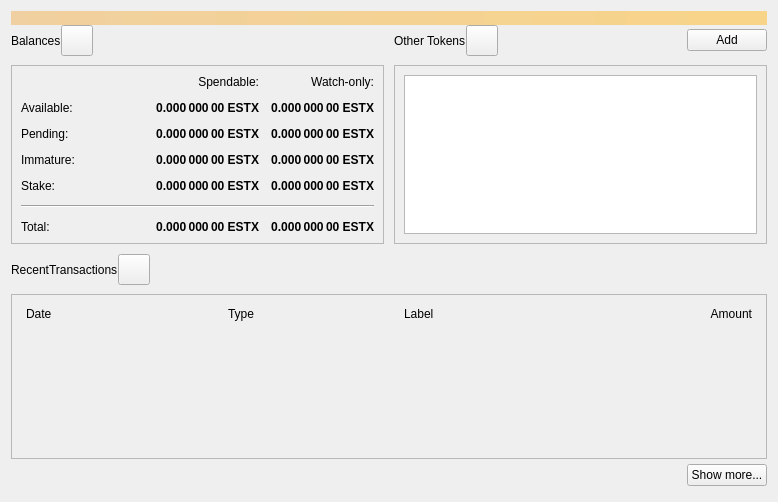
<?xml version="1.0" encoding="UTF-8"?>
<ui version="4.0">
 <class>OverviewPage</class>
 <widget class="QWidget" name="OverviewPage">
  <property name="geometry">
   <rect>
    <x>0</x>
    <y>0</y>
    <width>778</width>
    <height>502</height>
   </rect>
  </property>
  <property name="windowTitle">
   <string>Form</string>
  </property>
  <layout class="QVBoxLayout" name="topLayout">
   <property name="spacing">
    <number>0</number>
   </property>
   <item>
    <widget class="QLabel" name="labelAlerts">
     <property name="visible">
      <bool>false</bool>
     </property>
     <property name="styleSheet">
      <string notr="true">QLabel { background-color: qlineargradient(x1: 0, y1: 0, x2: 1, y2: 0, stop:0 #F0D0A0, stop:1 #F8D488); color:#000000; }</string>
     </property>
     <property name="wordWrap">
      <bool>true</bool>
     </property>
     <property name="margin">
      <number>3</number>
     </property>
     <property name="textInteractionFlags">
      <set>Qt::TextSelectableByMouse</set>
     </property>
    </widget>
   </item>
   <item>
    <layout class="QGridLayout" name="gridLayout_2">
     <item row="0" column="2">
      <layout class="QHBoxLayout" name="horizontalLayout_4">
       <property name="bottomMargin">
        <number>9</number>
       </property>
       <item>
        <widget class="QLabel" name="labelTokens">
         <property name="text">
          <string>Other Tokens</string>
         </property>
        </widget>
       </item>
       <item>
        <widget class="QToolButton" name="labelTokenStatus">
         <property name="toolTip">
          <string>The displayed information may be out of date. Your wallet automatically synchronizes with the Estx network after a connection is established, but this process has not completed yet.</string>
         </property>
         <property name="text">
          <string/>
         </property>
         <property name="iconSize">
          <size>
           <width>24</width>
           <height>24</height>
          </size>
         </property>
         <property name="flat" stdset="0">
          <bool>false</bool>
         </property>
        </widget>
       </item>
       <item>
        <spacer name="horizontalSpacer_7">
         <property name="orientation">
          <enum>Qt::Horizontal</enum>
         </property>
         <property name="sizeHint" stdset="0">
          <size>
           <width>40</width>
           <height>20</height>
          </size>
         </property>
        </spacer>
       </item>
       <item>
        <widget class="QPushButton" name="buttonAddToken">
         <property name="text">
          <string>Add</string>
         </property>
        </widget>
       </item>
      </layout>
     </item>
     <item row="1" column="2">
      <widget class="QFrame" name="frameOtherTokens">
       <property name="minimumSize">
        <size>
         <width>0</width>
         <height>100</height>
        </size>
       </property>
       <property name="frameShape">
        <enum>QFrame::StyledPanel</enum>
       </property>
       <property name="frameShadow">
        <enum>QFrame::Raised</enum>
       </property>
       <layout class="QVBoxLayout" name="verticalLayout_10">
        <item>
         <widget class="QListView" name="listTokens">
          <property name="enabled">
           <bool>true</bool>
          </property>
         </widget>
        </item>
       </layout>
      </widget>
     </item>
     <item row="1" column="0">
      <widget class="QFrame" name="frameBalances">
       <property name="frameShape">
        <enum>QFrame::StyledPanel</enum>
       </property>
       <property name="frameShadow">
        <enum>QFrame::Raised</enum>
       </property>
       <layout class="QVBoxLayout" name="verticalLayout_4">
        <item>
         <layout class="QGridLayout" name="gridLayout">
          <property name="spacing">
           <number>12</number>
          </property>
          <item row="2" column="3">
           <widget class="QLabel" name="labelWatchPending">
            <property name="font">
             <font>
              <weight>75</weight>
              <bold>true</bold>
             </font>
            </property>
            <property name="cursor">
             <cursorShape>IBeamCursor</cursorShape>
            </property>
            <property name="toolTip">
             <string>Unconfirmed transactions to watch-only addresses</string>
            </property>
            <property name="text">
             <string notr="true">0.000 000 00 ESTX</string>
            </property>
            <property name="alignment">
             <set>Qt::AlignRight|Qt::AlignTrailing|Qt::AlignVCenter</set>
            </property>
            <property name="textInteractionFlags">
             <set>Qt::LinksAccessibleByMouse|Qt::TextSelectableByKeyboard|Qt::TextSelectableByMouse</set>
            </property>
           </widget>
          </item>
          <item row="2" column="2">
           <widget class="QLabel" name="labelUnconfirmed">
            <property name="font">
             <font>
              <weight>75</weight>
              <bold>true</bold>
             </font>
            </property>
            <property name="cursor">
             <cursorShape>IBeamCursor</cursorShape>
            </property>
            <property name="toolTip">
             <string>Total of transactions that have yet to be confirmed, and do not yet count toward the spendable balance</string>
            </property>
            <property name="text">
             <string notr="true">0.000 000 00 ESTX</string>
            </property>
            <property name="alignment">
             <set>Qt::AlignRight|Qt::AlignTrailing|Qt::AlignVCenter</set>
            </property>
            <property name="textInteractionFlags">
             <set>Qt::LinksAccessibleByMouse|Qt::TextSelectableByKeyboard|Qt::TextSelectableByMouse</set>
            </property>
           </widget>
          </item>
          <item row="3" column="2">
           <widget class="QLabel" name="labelImmature">
            <property name="font">
             <font>
              <weight>75</weight>
              <bold>true</bold>
             </font>
            </property>
            <property name="cursor">
             <cursorShape>IBeamCursor</cursorShape>
            </property>
            <property name="toolTip">
             <string>Mined balance that has not yet matured</string>
            </property>
            <property name="text">
             <string notr="true">0.000 000 00 ESTX</string>
            </property>
            <property name="alignment">
             <set>Qt::AlignRight|Qt::AlignTrailing|Qt::AlignVCenter</set>
            </property>
            <property name="textInteractionFlags">
             <set>Qt::LinksAccessibleByMouse|Qt::TextSelectableByKeyboard|Qt::TextSelectableByMouse</set>
            </property>
           </widget>
          </item>
          <item row="3" column="0">
           <widget class="QLabel" name="labelImmatureText">
            <property name="text">
             <string>Immature:</string>
            </property>
           </widget>
          </item>
          <item row="0" column="3">
           <widget class="QLabel" name="labelWatchonly">
            <property name="text">
             <string>Watch-only:</string>
            </property>
            <property name="alignment">
             <set>Qt::AlignRight|Qt::AlignTrailing|Qt::AlignVCenter</set>
            </property>
           </widget>
          </item>
          <item row="1" column="0">
           <widget class="QLabel" name="labelBalanceText">
            <property name="text">
             <string>Available:</string>
            </property>
           </widget>
          </item>
          <item row="1" column="2">
           <widget class="QLabel" name="labelBalance">
            <property name="font">
             <font>
              <weight>75</weight>
              <bold>true</bold>
             </font>
            </property>
            <property name="cursor">
             <cursorShape>IBeamCursor</cursorShape>
            </property>
            <property name="toolTip">
             <string>Your current spendable balance</string>
            </property>
            <property name="text">
             <string notr="true">0.000 000 00 ESTX</string>
            </property>
            <property name="alignment">
             <set>Qt::AlignRight|Qt::AlignTrailing|Qt::AlignVCenter</set>
            </property>
            <property name="textInteractionFlags">
             <set>Qt::LinksAccessibleByMouse|Qt::TextSelectableByKeyboard|Qt::TextSelectableByMouse</set>
            </property>
           </widget>
          </item>
          <item row="1" column="3">
           <widget class="QLabel" name="labelWatchAvailable">
            <property name="font">
             <font>
              <weight>75</weight>
              <bold>true</bold>
             </font>
            </property>
            <property name="cursor">
             <cursorShape>IBeamCursor</cursorShape>
            </property>
            <property name="toolTip">
             <string>Your current balance in watch-only addresses</string>
            </property>
            <property name="text">
             <string notr="true">0.000 000 00 ESTX</string>
            </property>
            <property name="alignment">
             <set>Qt::AlignRight|Qt::AlignTrailing|Qt::AlignVCenter</set>
            </property>
            <property name="textInteractionFlags">
             <set>Qt::LinksAccessibleByMouse|Qt::TextSelectableByKeyboard|Qt::TextSelectableByMouse</set>
            </property>
           </widget>
          </item>
          <item row="2" column="0">
           <widget class="QLabel" name="labelPendingText">
            <property name="text">
             <string>Pending:</string>
            </property>
           </widget>
          </item>
          <item row="0" column="2">
           <widget class="QLabel" name="labelSpendable">
            <property name="text">
             <string>Spendable:</string>
            </property>
            <property name="alignment">
             <set>Qt::AlignRight|Qt::AlignTrailing|Qt::AlignVCenter</set>
            </property>
           </widget>
          </item>
          <item row="4" column="0">
           <widget class="QLabel" name="labelStakeText">
            <property name="text">
             <string>Stake:</string>
            </property>
           </widget>
          </item>
          <item row="4" column="2">
           <widget class="QLabel" name="labelStake">
            <property name="font">
             <font>
              <weight>75</weight>
              <bold>true</bold>
             </font>
            </property>
            <property name="text">
             <string>0.000 000 00 ESTX</string>
            </property>
            <property name="alignment">
             <set>Qt::AlignRight|Qt::AlignTrailing|Qt::AlignVCenter</set>
            </property>
            <property name="textInteractionFlags">
             <set>Qt::LinksAccessibleByMouse|Qt::TextSelectableByKeyboard|Qt::TextSelectableByMouse</set>
            </property>
           </widget>
          </item>
          <item row="4" column="3">
           <widget class="QLabel" name="labelWatchStake">
            <property name="font">
             <font>
              <weight>75</weight>
              <bold>true</bold>
             </font>
            </property>
            <property name="text">
             <string>0.000 000 00 ESTX</string>
            </property>
            <property name="alignment">
             <set>Qt::AlignRight|Qt::AlignTrailing|Qt::AlignVCenter</set>
            </property>
            <property name="textInteractionFlags">
             <set>Qt::LinksAccessibleByMouse|Qt::TextSelectableByKeyboard|Qt::TextSelectableByMouse</set>
            </property>
           </widget>
          </item>
          <item row="3" column="3">
           <widget class="QLabel" name="labelWatchImmature">
            <property name="font">
             <font>
              <weight>75</weight>
              <bold>true</bold>
             </font>
            </property>
            <property name="cursor">
             <cursorShape>IBeamCursor</cursorShape>
            </property>
            <property name="toolTip">
             <string>Mined balance in watch-only addresses that has not yet matured</string>
            </property>
            <property name="text">
             <string notr="true">0.000 000 00 ESTX</string>
            </property>
            <property name="alignment">
             <set>Qt::AlignRight|Qt::AlignTrailing|Qt::AlignVCenter</set>
            </property>
            <property name="textInteractionFlags">
             <set>Qt::LinksAccessibleByMouse|Qt::TextSelectableByKeyboard|Qt::TextSelectableByMouse</set>
            </property>
           </widget>
          </item>
          <item row="7" column="3">
           <widget class="QLabel" name="labelWatchTotal">
            <property name="font">
             <font>
              <weight>75</weight>
              <bold>true</bold>
             </font>
            </property>
            <property name="cursor">
             <cursorShape>IBeamCursor</cursorShape>
            </property>
            <property name="toolTip">
             <string>Current total balance in watch-only addresses</string>
            </property>
            <property name="text">
             <string notr="true">0.000 000 00 ESTX</string>
            </property>
            <property name="alignment">
             <set>Qt::AlignRight|Qt::AlignTrailing|Qt::AlignVCenter</set>
            </property>
            <property name="textInteractionFlags">
             <set>Qt::LinksAccessibleByMouse|Qt::TextSelectableByKeyboard|Qt::TextSelectableByMouse</set>
            </property>
           </widget>
          </item>
          <item row="5" column="0" colspan="4">
           <spacer name="verticalSpacer">
            <property name="orientation">
             <enum>Qt::Vertical</enum>
            </property>
            <property name="sizeHint" stdset="0">
             <size>
              <width>20</width>
              <height>40</height>
             </size>
            </property>
           </spacer>
          </item>
          <item row="7" column="2">
           <widget class="QLabel" name="labelTotal">
            <property name="font">
             <font>
              <weight>75</weight>
              <bold>true</bold>
             </font>
            </property>
            <property name="cursor">
             <cursorShape>IBeamCursor</cursorShape>
            </property>
            <property name="toolTip">
             <string>Your current total balance</string>
            </property>
            <property name="text">
             <string notr="true">0.000 000 00 ESTX</string>
            </property>
            <property name="alignment">
             <set>Qt::AlignRight|Qt::AlignTrailing|Qt::AlignVCenter</set>
            </property>
            <property name="textInteractionFlags">
             <set>Qt::LinksAccessibleByMouse|Qt::TextSelectableByKeyboard|Qt::TextSelectableByMouse</set>
            </property>
           </widget>
          </item>
          <item row="0" column="1" rowspan="5">
           <spacer name="horizontalSpacer_5">
            <property name="orientation">
             <enum>Qt::Horizontal</enum>
            </property>
            <property name="sizeHint" stdset="0">
             <size>
              <width>40</width>
              <height>20</height>
             </size>
            </property>
           </spacer>
          </item>
          <item row="7" column="0">
           <widget class="QLabel" name="labelTotalText">
            <property name="text">
             <string>Total:        </string>
            </property>
           </widget>
          </item>
          <item row="6" column="0" colspan="4">
           <widget class="Line" name="hLine">
            <property name="orientation">
             <enum>Qt::Horizontal</enum>
            </property>
           </widget>
          </item>
         </layout>
        </item>
       </layout>
      </widget>
     </item>
     <item row="0" column="0">
      <layout class="QHBoxLayout" name="horizontalLayout_2">
       <property name="bottomMargin">
        <number>9</number>
       </property>
       <item>
        <widget class="QLabel" name="labelBalances">
         <property name="text">
          <string>Balances</string>
         </property>
        </widget>
       </item>
       <item>
        <widget class="QToolButton" name="labelWalletStatus">
         <property name="enabled">
          <bool>true</bool>
         </property>
         <property name="toolTip">
          <string>The displayed information may be out of date. Your wallet automatically synchronizes with the Estx network after a connection is established, but this process has not completed yet.</string>
         </property>
         <property name="text">
          <string/>
         </property>
         <property name="icon">
          <iconset>
           <normaloff>:/icons/warning</normaloff>
           <disabledoff>:/icons/warning</disabledoff>:/icons/warning</iconset>
         </property>
         <property name="iconSize">
          <size>
           <width>24</width>
           <height>24</height>
          </size>
         </property>
         <property name="flat" stdset="0">
          <bool>false</bool>
         </property>
        </widget>
       </item>
       <item>
        <spacer name="horizontalSpacer">
         <property name="orientation">
          <enum>Qt::Horizontal</enum>
         </property>
         <property name="sizeHint" stdset="0">
          <size>
           <width>40</width>
           <height>20</height>
          </size>
         </property>
        </spacer>
       </item>
      </layout>
     </item>
     <item row="0" column="1" rowspan="2">
      <spacer name="horizontalSpacer_4">
       <property name="orientation">
        <enum>Qt::Horizontal</enum>
       </property>
       <property name="sizeType">
        <enum>QSizePolicy::Fixed</enum>
       </property>
       <property name="sizeHint" stdset="0">
        <size>
         <width>10</width>
         <height>20</height>
        </size>
       </property>
      </spacer>
     </item>
    </layout>
   </item>
   <item>
    <spacer name="verticalSpacer_4">
     <property name="orientation">
      <enum>Qt::Vertical</enum>
     </property>
     <property name="sizeType">
      <enum>QSizePolicy::Fixed</enum>
     </property>
     <property name="sizeHint" stdset="0">
      <size>
       <width>20</width>
       <height>10</height>
      </size>
     </property>
    </spacer>
   </item>
   <item>
    <layout class="QHBoxLayout" name="horizontalLayout_6">
     <property name="bottomMargin">
      <number>9</number>
     </property>
     <item>
      <widget class="QLabel" name="labelRecentTransactions">
       <property name="text">
        <string>RecentTransactions</string>
       </property>
      </widget>
     </item>
     <item>
      <widget class="QToolButton" name="labelTransactionsStatus">
       <property name="enabled">
        <bool>true</bool>
       </property>
       <property name="toolTip">
        <string>The displayed information may be out of date. Your wallet automatically synchronizes with the Estx network after a connection is established, but this process has not completed yet.</string>
       </property>
       <property name="text">
        <string/>
       </property>
       <property name="icon">
        <iconset>
         <normaloff>:/icons/warning</normaloff>
         <disabledoff>:/icons/warning</disabledoff>:/icons/warning</iconset>
       </property>
       <property name="iconSize">
        <size>
         <width>24</width>
         <height>24</height>
        </size>
       </property>
       <property name="flat" stdset="0">
        <bool>false</bool>
       </property>
      </widget>
     </item>
     <item>
      <spacer name="horizontalSpacer_3">
       <property name="orientation">
        <enum>Qt::Horizontal</enum>
       </property>
       <property name="sizeHint" stdset="0">
        <size>
         <width>40</width>
         <height>20</height>
        </size>
       </property>
      </spacer>
     </item>
    </layout>
   </item>
   <item>
    <layout class="QVBoxLayout" name="verticalLayout_3">
     <item>
      <widget class="QFrame" name="frameRecentTransactions">
       <property name="frameShape">
        <enum>QFrame::StyledPanel</enum>
       </property>
       <property name="frameShadow">
        <enum>QFrame::Raised</enum>
       </property>
       <layout class="QVBoxLayout" name="verticalLayout_8">
        <item>
         <layout class="QHBoxLayout" name="horizontalLayout_3">
          <property name="spacing">
           <number>5</number>
          </property>
          <property name="leftMargin">
           <number>5</number>
          </property>
          <property name="rightMargin">
           <number>5</number>
          </property>
          <item>
           <widget class="QLabel" name="labelDate">
            <property name="text">
             <string>Date</string>
            </property>
           </widget>
          </item>
          <item>
           <spacer name="horizontalSpacer_2">
            <property name="orientation">
             <enum>Qt::Horizontal</enum>
            </property>
            <property name="sizeType">
             <enum>QSizePolicy::Fixed</enum>
            </property>
            <property name="sizeHint" stdset="0">
             <size>
              <width>25</width>
              <height>20</height>
             </size>
            </property>
           </spacer>
          </item>
          <item>
           <widget class="QLabel" name="labelType">
            <property name="text">
             <string>Type</string>
            </property>
           </widget>
          </item>
          <item>
           <widget class="QLabel" name="labelAddress">
            <property name="text">
             <string>Label</string>
            </property>
           </widget>
          </item>
          <item>
           <widget class="QLabel" name="labelAmount">
            <property name="text">
             <string>Amount</string>
            </property>
            <property name="alignment">
             <set>Qt::AlignRight|Qt::AlignTrailing|Qt::AlignVCenter</set>
            </property>
           </widget>
          </item>
         </layout>
        </item>
        <item>
         <widget class="QListView" name="listTransactions">
          <property name="styleSheet">
           <string notr="true">QListView { background: transparent; }</string>
          </property>
          <property name="frameShape">
           <enum>QFrame::NoFrame</enum>
          </property>
          <property name="verticalScrollBarPolicy">
           <enum>Qt::ScrollBarAlwaysOff</enum>
          </property>
          <property name="horizontalScrollBarPolicy">
           <enum>Qt::ScrollBarAlwaysOff</enum>
          </property>
         </widget>
        </item>
       </layout>
      </widget>
     </item>
     <item>
      <layout class="QHBoxLayout" name="horizontalLayout">
       <property name="topMargin">
        <number>5</number>
       </property>
       <property name="bottomMargin">
        <number>5</number>
       </property>
       <item>
        <spacer name="horizontalSpacer_6">
         <property name="orientation">
          <enum>Qt::Horizontal</enum>
         </property>
         <property name="sizeHint" stdset="0">
          <size>
           <width>40</width>
           <height>20</height>
          </size>
         </property>
        </spacer>
       </item>
       <item>
        <widget class="QPushButton" name="showMoreButton">
         <property name="text">
          <string>Show more...</string>
         </property>
        </widget>
       </item>
      </layout>
     </item>
    </layout>
   </item>
  </layout>
 </widget>
 <resources/>
 <connections/>
</ui>
